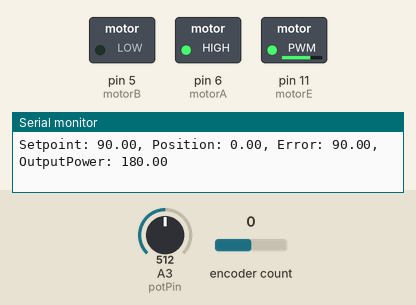
This sketch was run on a simulated Arduino Uno, built with avr-gcc and run on an emulated ATmega328P. On the bench: switched loads named in the sketch (green lamp = pin HIGH), the last lines printed to the serial monitor. The inputs (shaded band) are chosen by the test bench; at power-on: A3 (potPin) = 512, encoder count 0.

Above: at 1.2 s.
1.3 s: A3 (potPin) set to 297
At 2.3 s:
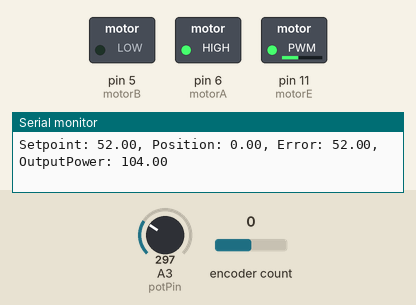
2.8 s: A3 (potPin) set to 270
At 4.0 s:
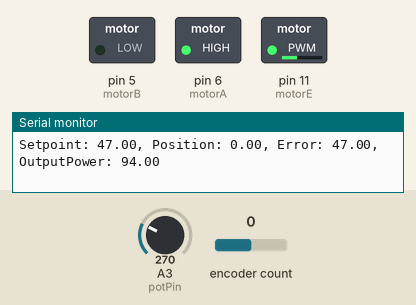
5.8 s: A3 (potPin) set to 63
At 6.7 s:
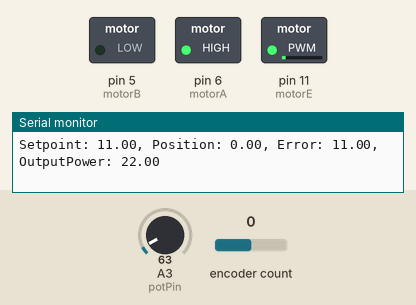
7.3 s: A3 (potPin) set to 50
At 7.9 s:
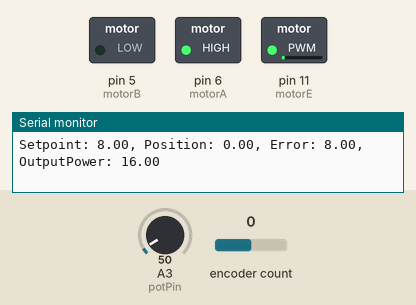
10.3 s: encoder count set to -1
At 11.4 s:
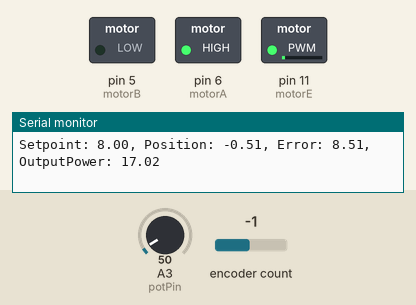
13.3 s: A3 (potPin) set to 716
At 13.8 s:
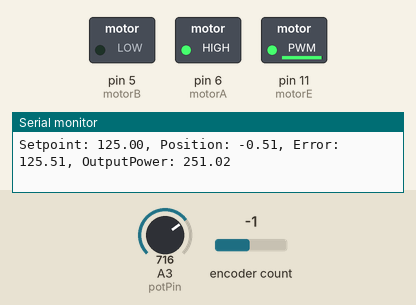
Timing chart, 0 to 15.8 s (numbered marks = the images above; inputs shaded):
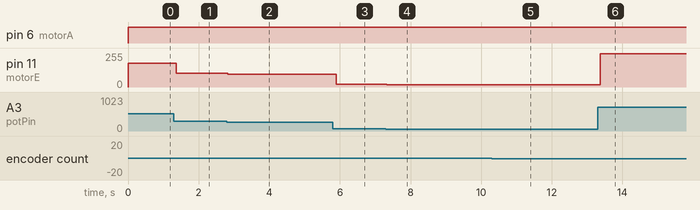

Measured:
- after the input at 1.3 s, pin 11 (motorE): 180/255 → 104/255 after 0.07 s
- after the input at 2.8 s, pin 11 (motorE): 104/255 → 94/255 at once
- after the input at 5.8 s, pin 11 (motorE): 94/255 → 22/255 after 0.10 s
- after the input at 7.3 s, pin 11 (motorE): 22/255 → 16/255 at once
- after the input at 10.3 s, pin 11 (motorE): 16/255 → 17/255 after 0.10 s
- after the input at 13.3 s, pin 11 (motorE): 17/255 → 251/255 after 0.07 s

The sketch:

Proportional_integral_control_system.ino
```cpp
#include <Encoder.h>

int encoderA = 3;
int encoderB = 2;

int motorA = 6;
int motorB = 5;
int motorE = 11;

// Potentiometer
int potPin = A3;
int potVal = 0;

Encoder myEncoder(encoderA, encoderB);

unsigned long lastTime = 0;
float deltaTime = 0.0;
float integral = 0.0;

float pos = 0;
float setpoint = 0;
float output = 0;

float ticksPerDegree = 44.0 * 193.0 / 360.0 / 3.0;
float error = 0;

// Proportional gain
float Kp = 2.0;

// Integral gain
float Ki = 0.0;

void forward(int pwm)
{
    digitalWrite(motorA, HIGH);
    digitalWrite(motorB, LOW);
    analogWrite(motorE, pwm);
}

void reverse(int pwm)
{
    digitalWrite(motorA, LOW);
    digitalWrite(motorB, HIGH);
    analogWrite(motorE, pwm);
}

void stopMotor()
{
    analogWrite(motorE, 0);
}

void setup()
{
    pinMode(motorA, OUTPUT);
    pinMode(motorB, OUTPUT);
    pinMode(motorE, OUTPUT);

    Serial.begin(9600);

    lastTime = millis();

    Serial.println("PI Controller Ready");
}

void loop()
{
    unsigned long currentTime = millis();
    deltaTime = (currentTime - lastTime) / 1000.0;
    lastTime = currentTime;

    // Read current position
    pos = myEncoder.read() / ticksPerDegree;
    // Read potentiometer
    potVal = analogRead(potPin);
    // Convert to desired position
    setpoint = map(potVal, 0, 1023, 0, 180);
    // Calculate error
    error = setpoint - pos;
    // Integral term
    integral += error * deltaTime;
    // PI controller
    output = (Kp * error) + (Ki * integral);

    // Limit output to PWM range
    output = constrain(output, -255, 255);

    if (abs(error) < 2)
    {
        stopMotor();
    }
    else if (output > 0)
    {
        forward((int)output);
    }
    else
    {
        reverse((int)abs(output));
    }

    Serial.print("Setpoint: ");
    Serial.print(setpoint);

    Serial.print(", Position: ");
    Serial.print(pos);

    Serial.print(", Error: ");
    Serial.print(error);

    Serial.print(", OutputPower: ");
    Serial.println(output);

    delay(100);
}
```
